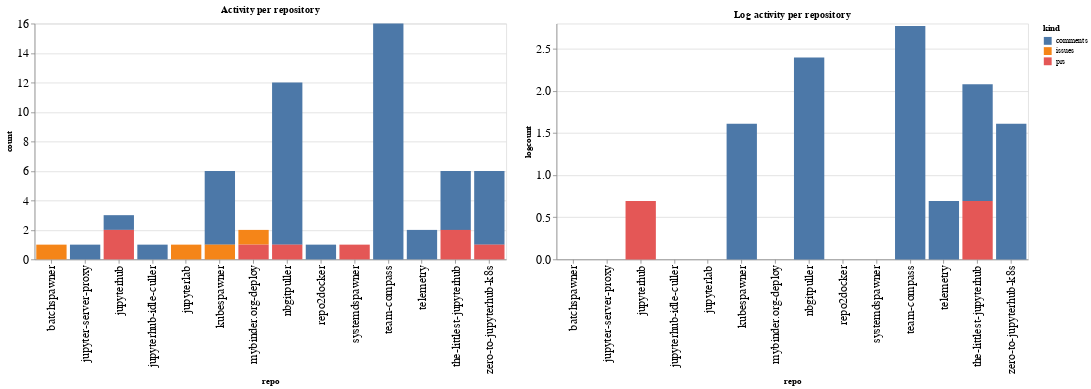

Write notebook code for a chart like this one.
### Code cell
ch1 = alt.Chart(repo_summaries, width=600, title="Activity per repository").mark_bar().encode(
    x='repo',
    y='count',
    color='kind',
    tooltip="kind"
)

ch2 = alt.Chart(repo_summaries, width=600, title="Log activity per repository").mark_bar().encode(
    x='repo',
    y='logcount',
    color='kind',
    tooltip="kind"
)

ch1 | ch2

### Figure 1 — Vega-Lite specification as saved in the notebook (floating-point values rounded to 4 significant figures)
{"config": {"axisLeft": {"labelFontSize": 15}, "axisBottom": {"labelFontSize": 15}}, "hconcat": [{"mark": "bar", "encoding": {"color": {"type": "nominal", "field": "kind"}, "tooltip": {"type": "nominal", "field": "kind"}, "x": {"type": "nominal", "field": "repo"}, "y": {"type": "quantitative", "field": "count"}}, "title": "Activity per repository", "width": 600}, {"mark": "bar", "encoding": {"color": {"type": "nominal", "field": "kind"}, "tooltip": {"type": "nominal", "field": "kind"}, "x": {"type": "nominal", "field": "repo"}, "y": {"type": "quantitative", "field": "logcount"}}, "title": "Log activity per repository", "width": 600}], "data": {"name": "data-d745ac6431bc96950fb884ebe640e1ed"}, "$schema": "https://vega.github.io/schema/vega-lite/v4.8.1.json", "datasets": {"data-d745ac6431bc96950fb884ebe640e1ed": [{"repo": "batchspawner", "kind": "issues", "count": 1, "logcount": 0.0}, {"repo": "jupyter-server-proxy", "kind": "comments", "count": 1, "logcount": 0.0}, {"repo": "jupyterhub", "kind": "comments", "count": 1, "logcount": 0.0}, {"repo": "jupyterhub", "kind": "prs", "count": 2, "logcount": 0.6931}, {"repo": "jupyterhub-idle-culler", "kind": "comments", "count": 1, "logcount": 0.0}, {"repo": "jupyterlab", "kind": "issues", "count": 1, "logcount": 0.0}, {"repo": "kubespawner", "kind": "comments", "count": 5, "logcount": 1.609}, {"repo": "kubespawner", "kind": "issues", "count": 1, "logcount": 0.0}, {"repo": "mybinder.org-deploy", "kind": "issues", "count": 1, "logcount": 0.0}, {"repo": "mybinder.org-deploy", "kind": "prs", "count": 1, "logcount": 0.0}, {"repo": "nbgitpuller", "kind": "comments", "count": 11, "logcount": 2.398}, {"repo": "nbgitpuller", "kind": "prs", "count": 1, "logcount": 0.0}, {"repo": "repo2docker", "kind": "comments", "count": 1, "logcount": 0.0}, {"repo": "systemdspawner", "kind": "prs", "count": 1, "logcount": 0.0}, {"repo": "team-compass", "kind": "comments", "count": 16, "logcount": 2.773}, {"repo": "telemetry", "kind": "comments", "count": 2, "logcount": 0.6931}, {"repo": "the-littlest-jupyterhub", "kind": "comments", "count": 4, "logcount": 1.386}, {"repo": "the-littlest-jupyterhub", "kind": "prs", "count": 2, "logcount": 0.6931}, {"repo": "zero-to-jupyterhub-k8s", "kind": "comments", "count": 5, "logcount": 1.609}, {"repo": "zero-to-jupyterhub-k8s", "kind": "prs", "count": 1, "logcount": 0.0}]}}
